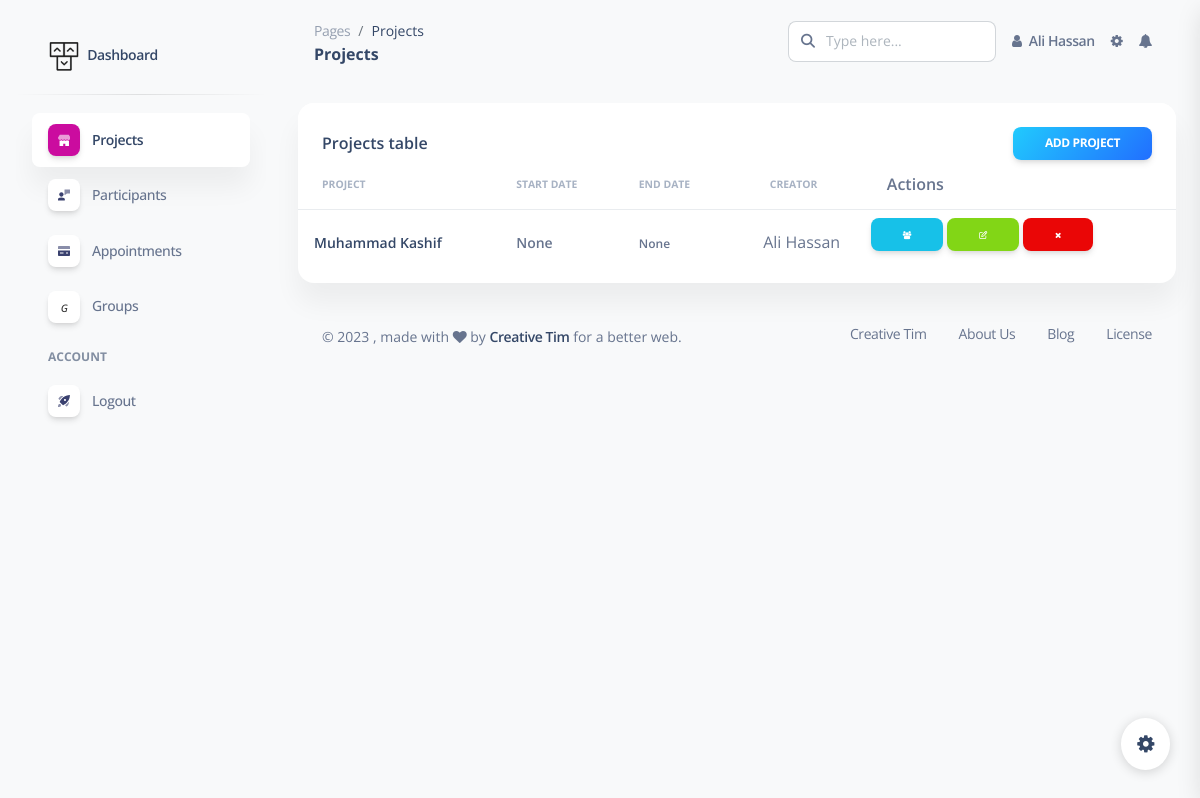
Screenshot of / (signed in) with the database file from the repository.
### models.py (models this page shows, shortened)
class User(db.Model):
    id = db.Column(db.Integer, primary_key=True)
    username = db.Column(db.String(50), unique=False, nullable=False)
    email = db.Column(db.String(100), unique=True, nullable=False)
    password = db.Column(db.String(100), nullable=False)
    created_at = db.Column(db.DateTime, default=datetime.utcnow)

class Project(db.Model):
    id = db.Column(db.Integer, primary_key=True)
    name = db.Column(db.String(100), nullable=False)
    start_date = db.Column(db.DateTime, nullable=True)
    end_date = db.Column(db.DateTime, nullable=True)
    user_id = db.Column(db.Integer, db.ForeignKey('user.id'))
    user = db.relationship('User', backref='assigned_projects', lazy=True)
    users = db.relationship('User', secondary=project_user_association, backref=db.backref('projects', lazy='dynamic'))

### app.py (the view)
@app.route('/')
def index():
    db.create_all()
    try:
        if session["is_logged_in"] == True:
            email = session["email"]
            user = User.query.filter_by(email=email).first()
            p = Project.query.filter_by(user=user)
            return render_template("project.html", projects=p, page_title='Projects', user=user)
        else:
            return render_template("index.html")
    except:
        session["is_logged_in"] = False
        email = session["email"] = None
        return render_template("index.html")

### templates/project.html (shortened to what this page needs)
{% extends "base.html" %}
{% block main %}
    <div class="row">
        <div class="col-12">
            <div class="card mb-4">
                <div class="card-header pb-0">
                    <div class="d-flex justify-content-between align-items-center">
                        <h6 class="m-0">{{ page_title }} table</h6>
                        <a type="submit" class="btn btn-sm bg-gradient-info mb-0" data-toggle="modal"
                           data-target="#exampleModal">Add Project</a>
                    </div>
                </div>
                <div class="card-body px-0 pt-0 pb-2">
                    <div class="table-responsive p-0">
                        <table class="table align-items-center justify-content-center mb-0">
                            <thead>
                            <tr>
                                <th class="text-uppercase text-secondary text-xxs font-weight-bolder opacity-7">
                                    Project
                                </th>
                                <th class="text-uppercase text-secondary text-xxs font-weight-bolder opacity-7 ps-2">
                                    Start Date
                                </th>
                                <th class="text-uppercase text-secondary text-xxs font-weight-bolder opacity-7 ps-2">
                                    End Date
                                </th>
                                <th class="text-uppercase text-secondary text-xxs font-weight-bolder text-center opacity-7 ps-2">
                                    Creator
                                </th>
                                <th>Actions</th>
                            </tr>
                            </thead>
                            <tbody>
                            {% for project in projects %}
                                <tr>
                                    <td>
                                        <div class="d-flex px-2">
                                            <div class="my-auto">
                                                <h6 class="mb-0 text-sm">{{ project.name }}</h6>
                                            </div>
                                        </div>
                                    </td>
                                    <td>
                                        <p class="text-sm font-weight-bold mb-0">{{ project.start_date }}</p>
                                    </td>
                                    <td>
                                        <span class="text-xs font-weight-bold">{{ project.end_date }}</span>
                                    </td>
                                    <td class="align-middle text-center">
                                        {{ project.user.username }}
                                    </td>
                                    <td class="align-middle">
                                        <a href="{{ url_for('project_participants',pid=project.id) }}" rel="tooltip"
                                           title="View Participants"
                                           class="btn btn-sm btn-info btn-simple">
                                            <i class="fa fa-users"></i>
                                        </a>
                                        <a type="button" rel="tooltip" title="Edit Project" name="{{ project.name }}"
                                           start_date="{{ project.start_date }}" end_date="{{ project.end_date }}"
                                           id="{{ project.id }}"
                                           class="btn btn-sm  btn-success btn-simple edit_task" data-toggle="modal"
                                           data-target="#editModal">
                                            <i class="fa fa-edit"></i>
                                        </a>
                                        <a href="{{ url_for('delete_project',id=project.id) }}" rel="tooltip"
                                           title="Remove"
                                           class="btn btn-sm  btn-danger  ">
                                            <i class="fa fa-times"></i>
                                        </a>
                                    </td>
                                </tr>
                            {% endfor %}
                            </tbody>
                        </table>
                    </div>
                </div>
            </div>
        </div>
    </div>
{% endblock %}

### templates/base.html (shortened to what this page needs)
<!DOCTYPE html>
<html lang="en">
<head>
    <link href="{{ url_for('static', filename='css/nucleo-icons.css') }}" rel="stylesheet"/>
    <link href="{{ url_for('static', filename='css/nucleo-svg.css') }}" rel="stylesheet"/>
    <link href="{{ url_for('static', filename='css/nucleo-svg.css') }}" rel="stylesheet"/>
    <link id="pagestyle" href="{{ url_for('static', filename='css/soft-ui-dashboard.css') }}" rel="stylesheet"/>
    <link rel="stylesheet" href="https://cdnjs.cloudflare.com/ajax/libs/font-awesome/4.7.0/css/font-awesome.min.css">
</head>
<body class="g-sidenav-show  bg-gray-100">
{% include 'sidebar.html' %}
<main class="main-content position-relative max-height-vh-100 h-100 mt-1 border-radius-lg ">
    <nav class="navbar navbar-main navbar-expand-lg px-0 mx-4 shadow-none border-radius-xl" id="navbarBlur"
         navbar-scroll="true">
        <div class="container-fluid py-1 px-3">
            <nav aria-label="breadcrumb">
                <ol class="breadcrumb bg-transparent mb-0 pb-0 pt-1 px-0 me-sm-6 me-5">
                    <li class="breadcrumb-item text-sm"><a class="opacity-5 text-dark" href="javascript:;">Pages</a>
                    </li>
                    <li class="breadcrumb-item text-sm text-dark active" aria-current="page">{{ page_title }}</li>
                </ol>
                <h6 class="font-weight-bolder mb-0">{{ page_title }}</h6>
            </nav>
            <div class="collapse navbar-collapse mt-sm-0 mt-2 me-md-0 me-sm-4" id="navbar">
                <div class="ms-md-auto pe-md-3 d-flex align-items-center">
                    <div class="input-group">
                            <span class="input-group-text text-body"><i class="fas fa-search"
                                                                        aria-hidden="true"></i></span>
                        <input type="text" class="form-control" placeholder="Type here...">
                    </div>
                </div>
                <ul class="navbar-nav  justify-content-end">
                    <li class="nav-item d-flex align-items-center">
                        <a href="javascript:;" class="nav-link text-body font-weight-bold px-0">
                            <i class="fa fa-user me-sm-1"></i>
                            <span class="d-sm-inline d-none">{{ user.username }}</span>
                        </a>
                    </li>
                    <li class="nav-item px-3 d-flex align-items-center">
                        <a href="javascript:;" class="nav-link text-body p-0">
                            <i class="fa fa-cog fixed-plugin-button-nav cursor-pointer"></i>
                        </a>
                    </li>
                    <li class="nav-item dropdown pe-2 d-flex align-items-center">
                        <a href="javascript:;" class="nav-link text-body p-0" id="dropdownMenuButton"
                           data-bs-toggle="dropdown" aria-expanded="false">
                            <i class="fa fa-bell cursor-pointer"></i>
                        </a>
                    </li>
                </ul>
            </div>
        </div>
    </nav>
    <div class="container-fluid py-4">
        {% block main %}
        {% endblock %}
        <footer class="footer pt-3  ">
            <div class="container-fluid">
                <div class="row align-items-center justify-content-lg-between">
                    <div class="col-lg-6 mb-lg-0 mb-4">
                        <div class="copyright text-center text-sm text-muted text-lg-start">
                            ©
                            ,
                            made with <i class="fa fa-heart"></i> by
                            <a href="https://www.creative-tim.com" class="font-weight-bold" target="_blank">Creative
                                Tim</a>
                            for a better web.
                        </div>
                    </div>
                    <div class="col-lg-6">
                        <ul class="nav nav-footer justify-content-center justify-content-lg-end">
                            <li class="nav-item">
                                <a href="https://www.creative-tim.com" class="nav-link text-muted" target="_blank">Creative
                                    Tim</a>
                            </li>
                            <li class="nav-item">
                                <a href="https://www.creative-tim.com/presentation" class="nav-link text-muted"
                                   target="_blank">About Us</a>
                            </li>
                            <li class="nav-item">
                                <a href="https://creative-tim.com/blog" class="nav-link text-muted"
                                   target="_blank">Blog</a>
                            </li>
                            <li class="nav-item">
                                <a href="https://www.creative-tim.com/license" class="nav-link pe-0 text-muted"
                                   target="_blank">License</a>
                            </li>
                        </ul>
                    </div>
                </div>
            </div>
        </footer>
    </div>
</main>
<div class="fixed-plugin">
    <a class="fixed-plugin-button text-dark position-fixed px-3 py-2">
        <i class="fa fa-cog py-2"> </i>
    </a>
</div>
</body>
</html>

### templates/base.html (style rules this page uses)
.dropdown { position: relative; display: inline-block; }

### rows the page displays
User: username "Ali Hassan"
Project: name "Muhammad Kashif", start_date "None", end_date "None", user.username "Ali Hassan"

### other values shown
{{ page_title }} "Projects"
